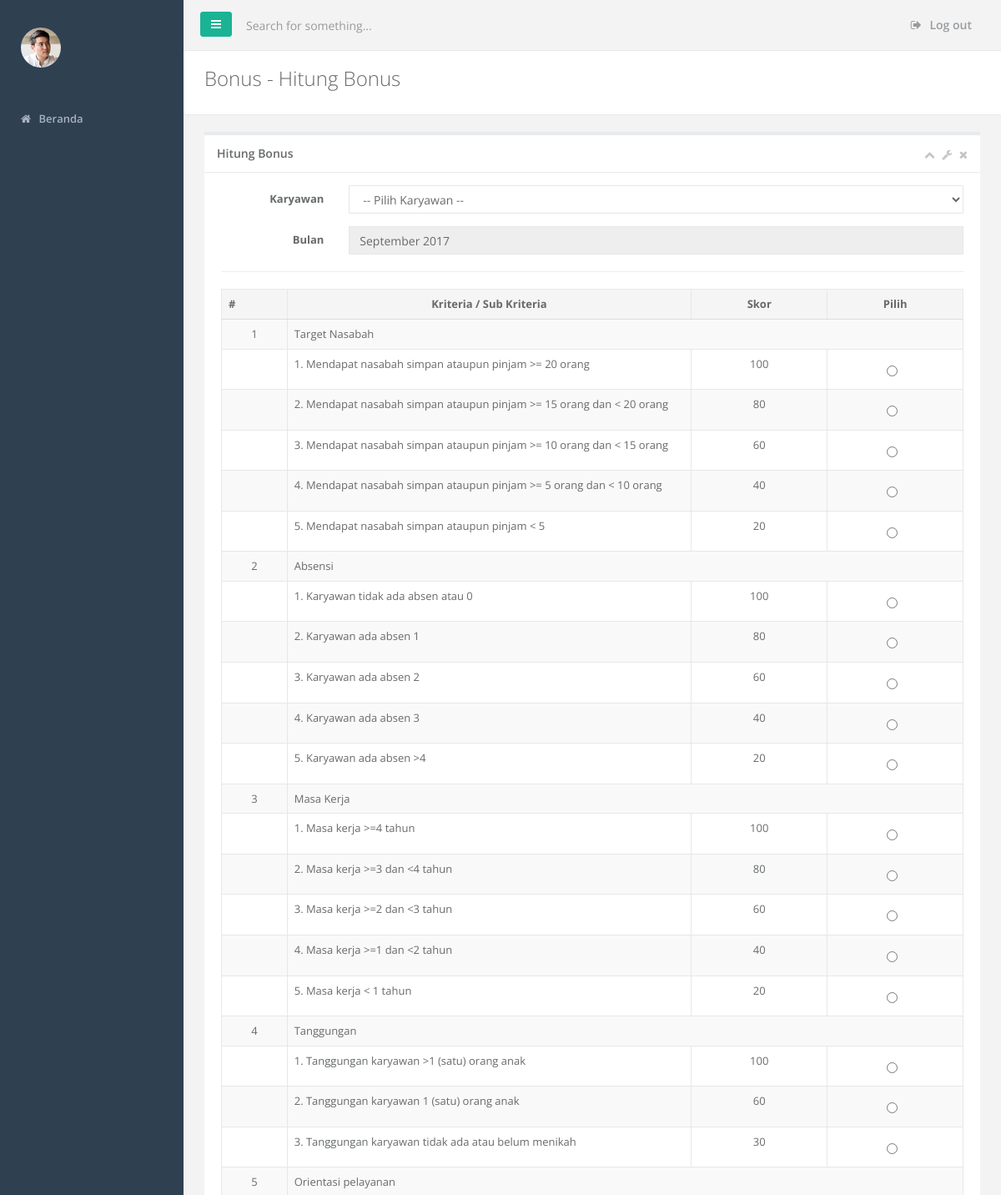
/index.php/bonus (upper part), run on the app's committed database.
### tables this page shows
CREATE TABLE `m_kriteria` (
  `id_kriteria` int(11) NOT NULL,
  `nama_kriteria` varchar(255) DEFAULT NULL
);

CREATE TABLE `m_nilai_kriteria` (
  `id_nilai_kriteria` int(11) NOT NULL,
  `nama_nilai_kriteria` varchar(255) DEFAULT NULL,
  `nilai_kriteria` varchar(255) DEFAULT NULL,
  `id_kriteria` int(11) NOT NULL
);

### application/controllers/Bonus.php (called while the page is built, shortened)
<?php
class Bonus extends CI_Controller
{
	function index() {
		$this->load->model( 'm_bonus' , 'bonus' );
		$this->data['karyawan'] = $this->db->get( 'm_karyawan' );
		$get_kriteria = $this->db->get('m_kriteria');
		$kriteria = array();
		foreach ( $get_kriteria->result() as $key => $k ) {
			$kriteria[$k->id_kriteria]['id_kriteria'] = $k->id_kriteria;
			$kriteria[$k->id_kriteria]['kriteria'] = $k->nama_kriteria;
		}
		$get_kriteria = $this->db->get('m_kriteria');
		$this->data['sub'] = ['title' => __CLASS__ , 'sub_title' => 'Hitung Bonus'];
		$this->data['kriteria'] = $get_kriteria;
		$this->data['content'] = 'bonus/index';
		$this->load->view( 'layout/main' , $this->data );
	}
}

### index.php (called while the page is built, shortened)
<?php
require_once BASEPATH.'core/CodeIgniter.php';

### application/helpers/bonus_gaji_helper.php (called while the page is built, shortened)
<?php
if (!function_exists('date_translate')) {
    function date_translate($date, $from='en', $to='id') {
        return (is_array($from) && is_array($to)) ?
            str_replace($from, $to, $date) :
            str_replace($$from, $$to, $date);
    }
}

### application/views/bonus/index.php (the view, shortened to what this page needs)
<div class="col-lg-12">
    <div class="ibox float-e-margins">
        <div class="ibox-title">
            <h5>Hitung Bonus</h5>
            <div class="ibox-tools">
                <a class="collapse-link">
                    <i class="fa fa-chevron-up"></i>
                </a>
                <a class="dropdown-toggle" data-toggle="dropdown" href="#">
                    <i class="fa fa-wrench"></i>
                </a>
                <a class="close-link">
                    <i class="fa fa-times"></i>
                </a>
            </div>
        </div>
        <div class="ibox-content">
            <form class="form-horizontal" method="POST" action="" id="form_bonus">
              <div class="form-group">
                <label for="inputEmail3" class="col-sm-2 control-label pull-left">Karyawan</label>
                <div class="col-sm-10">
                  <select name="karyawan" id="" class="form-control" required="">
                    <option value="">-- Pilih Karyawan -- </option>
                  </select>
                </div>
              </div>
              <div class="form-group">
                <label for="inputPassword3" class="col-sm-2 control-label">Bulan</label>
                <div class="col-sm-10">
                  <input type="text" class="form-control" id="inputPassword3" readonly="" value="<?php echo date_translate(date('F Y' , strtotime(date('d-m-Y')))) ?>">
                </div>
              </div>
            <hr>
            <table class="table table-bordered table-striped" width="100%">
                <thead>
                    <tr>
                        <th width="2%">#</th>
                        <th class="text-center" width="15%">
                            Kriteria / Sub Kriteria
                        </th>
                        <th class="text-center" width="5%">
                            Skor
                        </th>
                        <th class="text-center" width="5%">
                            Pilih
                        </th>
                    </tr>
                </thead>
                <tbody>
                <?php $n = 1; foreach( $kriteria->result() as $k ): ?>
                    <tr>
                        <td class="text-center"><?php echo $n++ ?></td>
                        <td colspan="3"><?php echo $k->nama_kriteria ?></td>
                    </tr>
                    <?php
                    $sub = $this->db->query("SELECT a.* , b.*
                                                   FROM m_nilai_kriteria a
                                                   INNER JOIN m_kriteria b ON a.id_kriteria = b.id_kriteria
                                                   WHERE a.id_kriteria=$k->id_kriteria "); ?>
                    <?php $m = 1; foreach( $sub->result() as $s ): ?>
                        <tr>
                            <td></td>
                            <td><?php echo $m++ .'. '. $s->nama_nilai_kriteria; ?></td>
                            <td class="text-center"><?php echo $s->nilai_kriteria; ?></td>
                            <td>
                                <div class="radio text-center">
                                  <label>
                                    <input type="radio" required="" name="nilai_<?php echo $k->id_kriteria ?>" value="<?php echo $s->nilai_kriteria ?>">
                                  </label>
                                </div>
                            </td>
                        </tr>
                    <?php endforeach; ?>
                <?php endforeach; ?>
                </tbody>
            </table>
            </form>
        </div>
    </div>
</div>

### data on the page
m_kriteria: nama_kriteria "Target Nasabah"
m_nilai_kriteria: nama_nilai_kriteria "Mendapat nasabah simpan ataupun pinjam >= 20 orang", nilai_kriteria "100"
m_nilai_kriteria: nama_nilai_kriteria "Mendapat nasabah simpan ataupun pinjam >= 15 orang dan < 20 orang", nilai_kriteria "80"
m_nilai_kriteria: nama_nilai_kriteria "Mendapat nasabah simpan ataupun pinjam >= 10 orang dan < 15 orang", nilai_kriteria "60"
m_nilai_kriteria: nama_nilai_kriteria "Mendapat nasabah simpan ataupun pinjam >= 5 orang dan < 10 orang", nilai_kriteria "40"
m_nilai_kriteria: nama_nilai_kriteria "Mendapat nasabah simpan ataupun pinjam < 5", nilai_kriteria "20"
m_kriteria: nama_kriteria "Absensi"
m_nilai_kriteria: nama_nilai_kriteria "Karyawan tidak ada absen atau 0", nilai_kriteria "100"
m_nilai_kriteria: nama_nilai_kriteria "Karyawan ada absen 1", nilai_kriteria "80"
m_nilai_kriteria: nama_nilai_kriteria "Karyawan ada absen 2", nilai_kriteria "60"
m_nilai_kriteria: nama_nilai_kriteria "Karyawan ada absen 3", nilai_kriteria "40"
m_nilai_kriteria: nama_nilai_kriteria "Karyawan ada absen >4", nilai_kriteria "20"
m_kriteria: nama_kriteria "Masa Kerja"
m_nilai_kriteria: nama_nilai_kriteria "Masa kerja >=4 tahun", nilai_kriteria "100"
m_nilai_kriteria: nama_nilai_kriteria "Masa kerja >=3 dan <4 tahun", nilai_kriteria "80"
m_nilai_kriteria: nama_nilai_kriteria "Masa kerja >=2 dan <3 tahun", nilai_kriteria "60"
m_nilai_kriteria: nama_nilai_kriteria "Masa kerja >=1 dan <2 tahun", nilai_kriteria "40"
m_nilai_kriteria: nama_nilai_kriteria "Masa kerja < 1 tahun", nilai_kriteria "20"
m_kriteria: nama_kriteria "Tanggungan"
m_nilai_kriteria: nama_nilai_kriteria "Tanggungan karyawan >1 (satu) orang anak", nilai_kriteria "100"
m_nilai_kriteria: nama_nilai_kriteria "Tanggungan karyawan 1 (satu) orang anak", nilai_kriteria "60"
m_nilai_kriteria: nama_nilai_kriteria "Tanggungan karyawan tidak ada atau belum menikah", nilai_kriteria "30"
m_kriteria: nama_kriteria "Orientasi pelayanan"

### other printed values
$sub['title'] "Bonus"
$sub['sub_title'] "Hitung Bonus"
